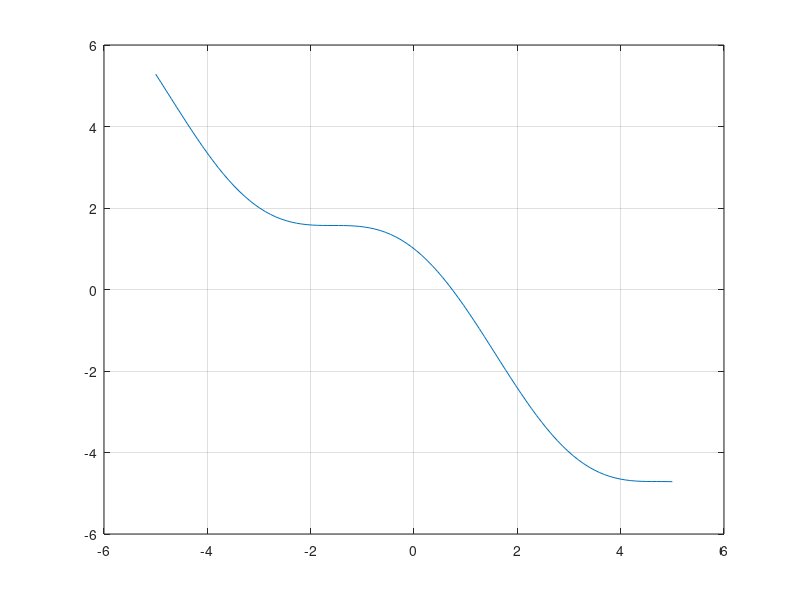

Here is the MATLAB script that generated this plot: (Note: this script raises an error after producing the figure.)
% Modeling and Simulation of Aerospace Systems (2021/2022)
% Assignment # 1
% Author: David Reina

%% Ex 1
clearvars; close all; clc;

f = @(x) cos(x) - x;
a = 0; b = pi; tol = 1e-8;
check = f(a)*f(b);

figure()
xxx = linspace(-5,5,1e2);
plot(xxx,f(xxx))
grid on

N = 1e5;
t = ones(N,1);

% Bisection Method
for i = 1:N
    tic
    [x_BM,f_eval_BM] = BisecMethod(f,a,b,tol);
    t(i) = toc;
end
t_BM = mean(t);

% Secant Method
for i = 1:N
    tic
    [x_SM,f_eval_SM] = SecantMethod(f,a,b,tol);
    t(i) = toc;
end
t_SM = mean(t);

% Regula Falsi Method
for i = 1:N
    tic
    [x_RFM,f_eval_RFM] = RegFalMethod(f,a,b,tol);
    t(i) = toc;
end
t_RFM = mean(t);

RESULTS = {'Method:', 'Computational time:', 'Function evaluations:','Results:'; 'Bisection Method',t_BM,f_eval_BM,x_BM(end); 'Secant Method',t_SM,f_eval_SM,x_SM(end); 'Regula Falsi Method',t_RFM,f_eval_RFM,x_RFM(end)};
disp(RESULTS);


%% Ex 2
clearvars; close all; clc;
% we don't have to impose an error tolerance but stop the iterations after
% a number of steps and compare the accuracy. we decide a priori depending
% on the newton method 
f = @(xx) [xx(1)^2 - xx(1) - xx(2); (xx(1)^2)/16 + xx(2)^2 - 1];

figure()
xxx = linspace(-3,3,1e2);
plot(xxx,(xxx.^2 - xxx) , xxx,(-xxx.^2 ./16 + 1))
grid on

invJ_an = @(xx) inv([2*xx(1) - 1, -1; 1/8 * xx(1), 2*xx(2)]);
epsilon = 1e-3;
% eps = @(xx) max(sqrt(epsilon),max(sqrt(epsilon)*abs(xx)));
% % H = diag([eps,eps]);
% invJ_fd = @(xx) inv(eps(xx)^-1 .* [f(xx+[eps(xx); 0])-f(xx), f(xx+[0; eps(xx)])-f(xx)]);
% invJ_cd = @(xx) inv((2*eps(xx))^-1 .* [f(xx+[eps(xx); 0])-f(xx-[eps(xx); 0]), f(xx+[0; eps(xx)])-f(xx-[0; eps(xx)])]);

invJ_fd = @(xx) inv(epsilon^-1 .* [f(xx+[epsilon; 0])-f(xx), f(xx+[0; epsilon])-f(xx)]);
invJ_cd = @(xx) inv((2*epsilon)^-1 .* [f(xx+[epsilon; 0])-f(xx-[epsilon; 0]), f(xx+[0; epsilon])-f(xx-[0; epsilon])]);

N = 10;
X0 = [[-5;5],[5;5]];
for j = 1:2
    x0 = X0(:,j);
    x = [x0, zeros(2,N-1)]; x_an = x; x_fd = x; x_cd = x;
    F_an = x; F_an(:,1) = f([1;1]); F_fd = F_an; F_cd = F_an;
    
    % Analytical
    tic
    for i = 1:N-1    
        x_an(:,i+1) = x_an(:,i) - invJ_an(x_an(:,i)) * f(x_an(:,i));
        F_an(:,i+1) = f(x_an(:, i+1));
    end
    t_an = toc;
    
    % Forward differences
    tic
    for i = 1:N-1
        x_fd(:,i+1) = x_fd(:,i) - invJ_fd(x_fd(:,i)) * f(x_fd(:,i));
        F_fd(:,i+1) = f(x_fd(:, i+1));
    end
    t_fd = toc;
    
    % Central differences
    tic
    for i = 1:N-1
        x_cd(:,i+1) = x_cd(:,i) - invJ_cd(x_cd(:,i)) * f(x_cd(:,i));
        F_cd(:,i+1) = f(x_cd(:, i+1));
    end
    t_cd = toc;
    
    figure()
    subplot(2,1,1)
    plot(1:N,F_an(1,:),'-o', 1:N,F_fd(1,:),'-o', 1:N,F_cd(1,:),'-o')
    grid on
    legend('Analytical solution','Forward differences','Central differences')
    subplot(2,1,2)
    plot(1:N,F_an(2,:),'-o', 1:N,F_fd(2,:),'-o', 1:N,F_cd(2,:),'-o')
    grid on
    legend('Analytical solution','Forward differences','Central differences')
    
    RESULTS = {'Method:', 'Computational time:','Error1:','Error2:','x1:','x2:'; 'Analytical',t_an,abs(F_an(1,end)),abs(F_an(2,end)),x_an(1,end),x_an(2,end); 'Forward Differences',t_fd,abs(F_fd(1,end)),abs(F_fd(2,end)),x_fd(1,end),x_fd(2,end); 'Central Differences',t_cd,abs(F_cd(1,end)),abs(F_cd(2,end)),x_cd(1,end),x_cd(2,end)};
    disp(RESULTS);
end

%% Ex 3
clearvars; close all; clc;
odefun = @(t,x) x - t^2 + 1; 
x_an = @(tt) tt.^2 + 2*tt + 1 - 0.5*exp(tt);
x0 = 0.5;
tspan = linspace(0,2,1e1)';
x_RK2 = zeros(length(tspan),4);
x_RK4 = x_RK2;
H = [0.5, 0.2, 0.05, 0.01];

for i = 1:4
    [~,x_RK2(:,i)] = RK2(odefun,tspan,x0,H(i));
    [~,x_RK4(:,i)] = RK4(odefun,tspan,x0,H(i));
end

figure()
plot(tspan,x_an(tspan),'LineWidth',3)
hold on
plot(tspan,x_RK2(:,1), tspan,x_RK2(:,2), tspan,x_RK2(:,3), tspan,x_RK2(:,4))
hold on
plot(tspan,x_RK4(:,1), tspan,x_RK4(:,2), tspan,x_RK4(:,3), tspan,x_RK4(:,4))
grid on
legend("Analytic","RK2_{h_1}","RK2_{h_2}","RK2_{h_3}","RK2_{h_4}",...
    "RK4_{h_1}","RK4_{h_2}","RK4_{h_3}","RK4_{h_4}")

%% Ex 4
clearvars; close all; clc;
A = @(aa) [0 1; -1 2*cos(aa)];
alpha = linspace(0,pi,1e4);
h_RK2 = zeros(length(alpha),1);
h_RK4 = h_RK2;
lambda = zeros(length(alpha),2);
x0 = 10;

coeff_a = [1;1]; coeff_b = [1, 0 ; 0.5, 0.5]; % Heun's method
F_RK2 = @(hh,aa) eye(2) + coeff_a(2)*hh*(coeff_b(2,1)*A(aa)+coeff_b(2,2)*A(aa)+coeff_b(1,1)*coeff_b(2,2)*hh*A(aa)^2);
F_RK4 = @(hh,aa) eye(2) + hh/6 * (6*A(aa) + 3*hh*A(aa)^2 + hh^2*A(aa)^3 + hh^3/4*A(aa)^4);

options = optimoptions('fsolve','Display','none');
h_RK2_pi = fsolve(@(hh) (max(abs(eig(F_RK2(hh,pi)))) - 1),x0,options);
h_RK4_pi = fsolve(@(hh) (max(abs(eig(F_RK4(hh,pi)))) - 1),x0,options);

for i = 1:length(alpha)
    h_RK2(i) = fsolve(@(hh) (max(abs(eig(F_RK2(hh,alpha(i))))) - 1),x0,options);
    h_RK4(i) = fsolve(@(hh) (max(abs(eig(F_RK4(hh,alpha(i))))) - 1),x0,options);
    lambda(i,:) = eig(A(alpha(i)))';
    if h_RK2(i) < 0
        h_RK2(i) = 0;
    end
    if h_RK4(i) < 0
        h_RK4(i) = 0;
    end
end

figure()
plot(real(h_RK2.*lambda),imag(h_RK2.*lambda),'o')
hold on
plot(real(h_RK4.*lambda),imag(h_RK4.*lambda),'o')
title("Stability region")
grid on
axis equal

% Ex. 3 data
H = [0.5, 0.2, 0.05, 0.01];
lambda_3 = 1;

hold on
plot(real(lambda_3.*H),imag(lambda_3.*H),'o')

%% Ex 5
clearvars; close all; clc;
A = @(aa) [0 1; -1 2*cos(aa)];
x0 = [1,1]';
h0 = 0;
alpha = linspace(0,pi,1e4);
tol = [1e-3, 1e-4, 1e-5, 1e-6];

x_an = @(t,aa) expm(A(aa)*t)*x0;
odefun = @(t,x,aa) A(aa)*x;

x_an_end = zeros(2,length(alpha));
x_RK1_end = x_an_end;
options = optimoptions('fsolve','Display','none');
h = zeros(length(alpha),4);

for j = 1:4
    for i = 1:length(alpha)
        x_an_end(:,i) = x_an(1,alpha(i))';
        h(i,j) = fsolve(@(hh) norm(x_an_end(:,i)-(eye(2)+hh*A(alpha(i)))^(1/hh)*x0,"inf") - tol(j), h0,options);
        lambda(i,:) = eig(A(alpha(i)))';
        if h(i,j) <0
            h(i,j) = NaN;
        end
    end
end

figure()
plot(real(h(:,1).*lambda),imag(h(:,1).*lambda),'o')
hold on
plot(real(h(:,2).*lambda),imag(h(:,2).*lambda),'o')
hold on
plot(real(h(:,3).*lambda),imag(h(:,3).*lambda),'o')
hold on
plot(real(h(:,4).*lambda),imag(h(:,4).*lambda),'o')
hold on
title("Stability region")
legend('tol = 1e-3','tol = 1e-4','tol = 1e-5','tol = 1e-6')
grid on
axis equal

%% Ex 6
clearvars; close all; clc;


%% Ex 7
clearvars; close all; clc;
% NB B is a STIFF MATRIX
% theta = h = 0.1
B = [-180.5, 219.5; 179.5, -220.5];
x0 = [1,1]';


%% Functions
function [x,f_eval] = BisecMethod(fun,a,b,tol)
x = [];
funA = fun(a);
funB = fun(b);
f_eval = 2;

while abs(b-a) > tol && funA*funB < 0
    x0 = (a+b)/2;
    x = [x; x0];
    fun0 = fun(x0);   
    f_eval = f_eval +1;

    if funA*fun0 < 0
        b = x0;
        funB = fun0;
    else
        a = x0;
        funA = fun0;
    end
end
end

function [x,f_eval] = SecantMethod(fun,a,b,tol)
x = [];
f_eval = 0;

while abs(b-a) > tol
    funA = fun(a);
    funB = fun(b);
    f_eval = f_eval +2;

    c = (a*funB - b*funA)/(funB-funA);
    a = b;
    b = c;
    x = [x;c];
end

end

function [x,f_eval] = RegFalMethod(fun,a,b,tol)

funA = fun(a);
funB = fun(b);
c = (a*funB - b*funA)/(funB-funA);
x = [c];
f_eval = 2;


while abs(b-a) > tol && funA*funB < 0
    c = (a*funB - b*funA)/(funB-funA);
    funC = fun(c);
    f_eval = f_eval +1;
    
    if funA*funC > 0
        a = c;
        funA = funC;
    else
        b = c;
        funB = funC;
    end
    x = [x;c];
end
end

function [tspan,x] = RK2(odefun,tspan,x0,h)
% a = [1; 1];
% b = [1, 0; 1/2, 1/2];
x = zeros(size(tspan));
x(1) = x0;

for i = 1:length(tspan)-1
    k1 = odefun(tspan(i),x(i));
    k2 = odefun(tspan(i)+h,x(i)+h*k1);
    x(i+1) = x(i) + h/2 * (k1 + k2);
end
end


function [tspan,x] = RK4(odefun,tspan,x0,h)
% a = [0.5; 0.5; 1; 1];
% b = [0.5, 0, 0, 0; 0, 0.5, 0, 0; 0, 0, 1, 0; 1/6, 1/3, 1/3, 1/6];
x = zeros(size(tspan));
x(1) = x0;

for i = 1:length(tspan)-1
    k1 = odefun(tspan(i),x(i));
    k2 = odefun(tspan(i)+h/2,x(i)+h/2*k1);
    k3 = odefun(tspan(i)+h/2,x(i)+h/2*k2);
    k4 = odefun(tspan(i)+h,  x(i)+h*k3);
    x(i+1) = x(i) + h/6 * (k1 + 2*k2 + 2*k3 + k4);
end
end

function [tspan,x] = FE(A,tspan,x0,h)
% fun = A*x
x = zeros(size(tspan));
x(1) = x0;

for i = 1:length(tspan)-1
    x(i+1) = (eye(2) + h*A) *x(i);
end
end
